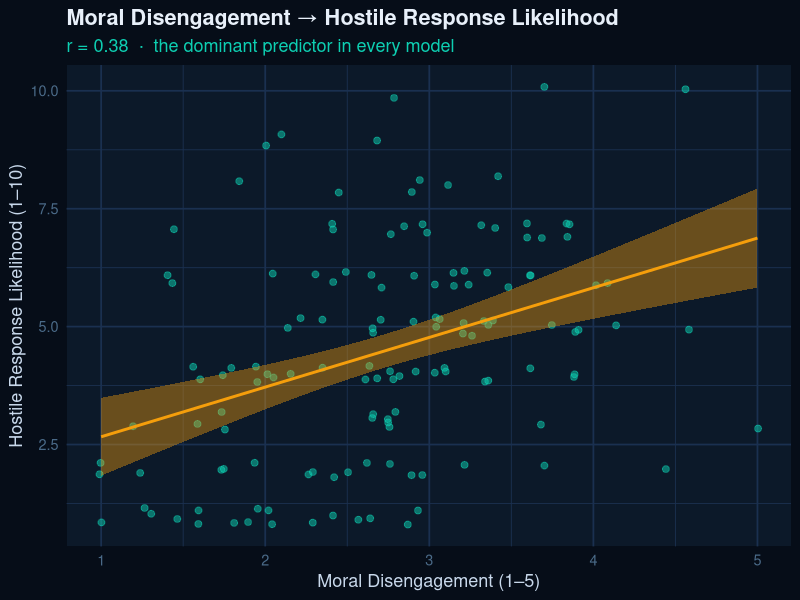

Write R code to recreate this figure.
# ============================================================
#  UCA SYNTHETIC DATASET — R CODEBOOK & ANALYSIS SCRIPT
#  Understanding Cyber-Aggression through AI Use, Trust,
#  and Personality Factors
#  Todd McCaffrey · MSc Cyberpsychology · ATU Letterkenny
# ============================================================
#
#  Reproduces the key analyses from the UCA dissertation on a
#  SYNTHETIC dataset. The synthetic data is drawn from the real
#  sample's composite correlation structure, means and SDs, so
#  the headline results match the thesis closely — but no real
#  participant response is published. See make_synthetic.py.
#
#  Dataset: uca_synthetic.csv (N = 164 screened responses)
#  Download: stats.ucahub.ie/data/uca_synthetic.csv
#
# ============================================================

# ── SETUP ───────────────────────────────────────────────────
# install.packages(c("mice", "psych", "ggplot2", "dplyr"))
library(mice)      # multiple imputation
library(psych)     # descriptives, corr.test
library(ggplot2)   # visualisation
library(dplyr)     # data wrangling

# ── LOAD DATA ───────────────────────────────────────────────
df <- read.csv("uca_synthetic.csv")

# ── CODEBOOK ────────────────────────────────────────────────
# participant_id : integer  Unique id (1–164)
# age_group      : factor   18-24 / 25-34 / 35-44 / 45-54
# gender         : factor   Woman / Man / Non-binary
# ai_frequency   : factor   Never … Daily. 'Never' users skipped the
#                           AI / cyber-cognition block (Q7–Q14): that is the
#                           source of the missingness — a by-design skip, MAR
#                           conditional on ai_frequency, NOT random dropout.
#
# OUTCOME
# hostile_response : numeric 1–10  Hostile Response Likelihood (HRL).
#                           Single-item: likelihood of a sharp/hostile reply to
#                           a provocation vignette. Higher = more hostile.
#
# PREDICTOR SCALES (composite means, 1–5; analytic n = 142, ai_trust n = 140)
# habitual_use        Habitual SNS use            (4 items, alpha = .73)
# empathy_deficit     Online empathy deficit      (4 items, alpha = .75)
# normalization       Aggression normalisation    (4 items, alpha = .67)
# anonymity           Perceived online anonymity  (4 items, alpha = .78)
# moral_disengagement Moral disengagement         (6 items, alpha = .82)
# ai_trust            Trust in AI tools           (5 items, alpha = .84)
# ai_disinhibition    AI-mediated disinhibition   (5 items, alpha = .84)
# ai_familiarity      Self-rated AI familiarity   (single item, 1–10)
#
# BIG FIVE (single-item markers, 1–5; n = 164, agreeableness n = 163)
# extraversion conscientiousness neuroticism agreeableness openness

classic <- c("habitual_use", "empathy_deficit", "normalization",
             "anonymity", "moral_disengagement")
ai      <- c("ai_trust", "ai_disinhibition", "ai_familiarity")
big5    <- c("extraversion", "conscientiousness", "neuroticism",
             "agreeableness", "openness")
preds   <- c(classic, ai, big5)

# ── 1. DESCRIPTIVE STATISTICS ───────────────────────────────
# Report per-variable n: the DV and Big Five sit at N = 164, but the
# predictor / AI scales are at n = 142 (the 'Never' skip branch). Do NOT
# report them under a single blanket N.
cat("\n=== Descriptive Statistics (note the varying n) ===\n")
print(describe(df[, c("hostile_response", preds)])[, c("n", "mean", "sd", "min", "max")])

# ── 2. MISSING DATA ─────────────────────────────────────────
cat("\n=== Missing data pattern ===\n")
md.pattern(df[, c("hostile_response", classic, ai)], plot = FALSE)
# 22 'Never'-AI users are missing all 8 AI / cyber-cognition scales;
# 2 more are missing ai_trust; 1 is missing agreeableness.
# => listwise-complete n = 139 for the full model.

# ── 3. MULTIPLE IMPUTATION (m = 20) ─────────────────────────
# The branch missingness is MAR given ai_frequency, so include it as a
# predictor in the imputation model. Compare with listwise deletion below.
set.seed(42)
imp_vars <- c("hostile_response", preds, "ai_frequency")
imp <- mice(df[, imp_vars], m = 20, method = "pmm", printFlag = FALSE)
cat("\n=== Imputation complete: m =", imp$m, "datasets ===\n")

# ── 4. CORRELATIONS (with the suppression preview) ──────────
cat("\n=== Zero-order correlations with HRL ===\n")
zo <- sapply(preds, function(v) cor(df$hostile_response, df[[v]],
                                    use = "complete.obs"))
print(round(sort(zo), 3))
# NOTE: moral_disengagement is the strongest zero-order correlate (~ .38).
# anonymity is only weakly NEGATIVE and non-significant at the zero order
# (~ -.10) — keep an eye on it: it flips to a clear negative predictor once
# the other variables are held constant (a suppression effect, see §6).

# ── 5. HIERARCHICAL REGRESSION (listwise, n = 139) ──────────
# DV = HRL. Five nested blocks, all fit on the SAME complete-case set so the
# ΔR² / ΔF tests are valid. Classic predictors first, then AI components one
# at a time (so H2 reads component-by-component), then Big Five.
cc <- df[complete.cases(df[, c("hostile_response", preds)]),
         c("hostile_response", preds)]
cat("\n=== Hierarchical regression: complete cases n =", nrow(cc), "===\n")

m1 <- lm(hostile_response ~ habitual_use + empathy_deficit + normalization +
           anonymity + moral_disengagement, data = cc)               # Classic
m2 <- update(m1, . ~ . + ai_trust)                                   # + AI Trust
m3 <- update(m2, . ~ . + ai_disinhibition)                          # + AI Disinhibition
m4 <- update(m3, . ~ . + ai_familiarity)                            # + AI Familiarity
m5 <- update(m4, . ~ . + extraversion + conscientiousness +
               neuroticism + agreeableness + openness)              # + Big Five

models <- list("1. Classic" = m1, "2. + AI Trust" = m2,
               "3. + AI Disinhibition" = m3, "4. + AI Familiarity" = m4,
               "5. + Big Five" = m5)

cat(sprintf("%-22s %6s %7s %7s %7s\n", "Block", "R2", "adjR2", "dR2", "p(dF)"))
prev <- NULL
for (nm in names(models)) {
  s <- summary(models[[nm]])
  dr <- if (is.null(prev)) NA else s$r.squared - summary(prev)$r.squared
  p  <- if (is.null(prev)) NA else anova(prev, models[[nm]])$`Pr(>F)`[2]
  cat(sprintf("%-22s %6.3f %7.3f %7s %7s\n", nm, s$r.squared, s$adj.r.squared,
              ifelse(is.na(dr), "—", sprintf("%.3f", dr)),
              ifelse(is.na(p),  "—", sprintf("%.3f", p))))
  prev <- models[[nm]]
}

# The AI block as a whole (Classic -> + AI Familiarity): a null increment.
cat("\n=== AI block omnibus (3 AI predictors over Classic) ===\n")
print(anova(m1, m4))
dR2_ai <- summary(m4)$r.squared - summary(m1)$r.squared
cat("AI block ΔR² ≈", round(dR2_ai, 3),
    "— small, non-significant. Cohen's f² ≈", round(dR2_ai / (1 - summary(m4)$r.squared), 3), "\n")

# Pooled full model over the imputations (Rubin's Rules) for comparison.
cat("\n=== Full model pooled across imputations (Rubin's Rules) ===\n")
fit_full <- with(imp, lm(hostile_response ~ habitual_use + empathy_deficit +
  normalization + anonymity + moral_disengagement + ai_trust +
  ai_disinhibition + ai_familiarity + extraversion + conscientiousness +
  neuroticism + agreeableness + openness))
print(summary(pool(fit_full))[, c("term", "estimate", "std.error", "p.value")])

# ── 6. THE SUPPRESSION EFFECT (perceived anonymity) ─────────
# Anonymity is non-significant alone but a significant NEGATIVE predictor in
# the multivariate model — the other predictors suppress irrelevant variance
# in anonymity, sharpening its unique contribution.
cat("\n=== Suppression: anonymity, alone vs. adjusted ===\n")
alone    <- lm(hostile_response ~ anonymity, data = cc)
adjusted <- m5
cat("Zero-order  : b =", round(coef(alone)["anonymity"], 3),
    " p =", round(summary(alone)$coefficients["anonymity", 4], 3), "\n")
cat("Multivariate: b =", round(coef(adjusted)["anonymity"], 3),
    " p =", round(summary(adjusted)$coefficients["anonymity", 4], 3), "\n")

# Standardised betas of the full model (z-score everything, refit).
zc <- as.data.frame(scale(cc))
mz <- lm(hostile_response ~ ., data = zc)
cat("\n=== Standardised betas (full model) ===\n")
print(round(sort(coef(mz)[-1], decreasing = TRUE), 3))
# moral_disengagement ≈ .46 (dominant); anonymity ≈ -.20 (suppression).

# ── 7. GROUP COMPARISON (t-test + Cohen's d) ────────────────
cat("\n=== HRL by gender (Woman vs Man) ===\n")
gg <- df[df$gender %in% c("Woman", "Man"), ]
print(t.test(hostile_response ~ gender, data = gg))
w <- gg$hostile_response[gg$gender == "Woman"]
m <- gg$hostile_response[gg$gender == "Man"]
cat("Cohen's d:", round((mean(m) - mean(w)) / sqrt((sd(m)^2 + sd(w)^2) / 2), 3), "\n")

# ── 8. VISUALISATION ────────────────────────────────────────
theme_uca <- theme_minimal(base_size = 13) + theme(
  plot.background  = element_rect(fill = "#060d18", colour = NA),
  panel.background = element_rect(fill = "#0c1929", colour = NA),
  panel.grid       = element_line(colour = "#1a3050"),
  text             = element_text(colour = "#c8d8eb"),
  axis.text        = element_text(colour = "#4a6a88"),
  plot.title       = element_text(colour = "#e8f0fa", face = "bold"),
  plot.subtitle    = element_text(colour = "#0dcfb2"))

p <- ggplot(cc, aes(moral_disengagement, hostile_response)) +
  geom_jitter(alpha = 0.5, colour = "#0dcfb2", size = 2, height = 0.2) +
  geom_smooth(method = "lm", colour = "#f59e0b", fill = "#f59e0b22", linewidth = 1) +
  labs(title = "Moral Disengagement → Hostile Response Likelihood",
       subtitle = paste0("r = ", round(cor(cc$moral_disengagement,
                                            cc$hostile_response), 3),
                         "  ·  the dominant predictor in every model"),
       x = "Moral Disengagement (1–5)", y = "Hostile Response Likelihood (1–10)") +
  theme_uca
ggsave("uca_scatter.png", p, width = 8, height = 5, dpi = 150)
cat("\nPlot saved: uca_scatter.png\n")

# ── DONE ────────────────────────────────────────────────────
cat("\n=== Analysis complete ===\n")
cat("Moral disengagement dominates HRL (β ≈ .46, p < .001).\n")
cat("The AI block adds essentially nothing (ΔR² ≈ .04, ns) — a meaningful null.\n")
cat("Perceived anonymity is a suppression effect: null alone, negative when adjusted.\n")
cat("This reproduces the UCA dissertation's headline findings.\n")
